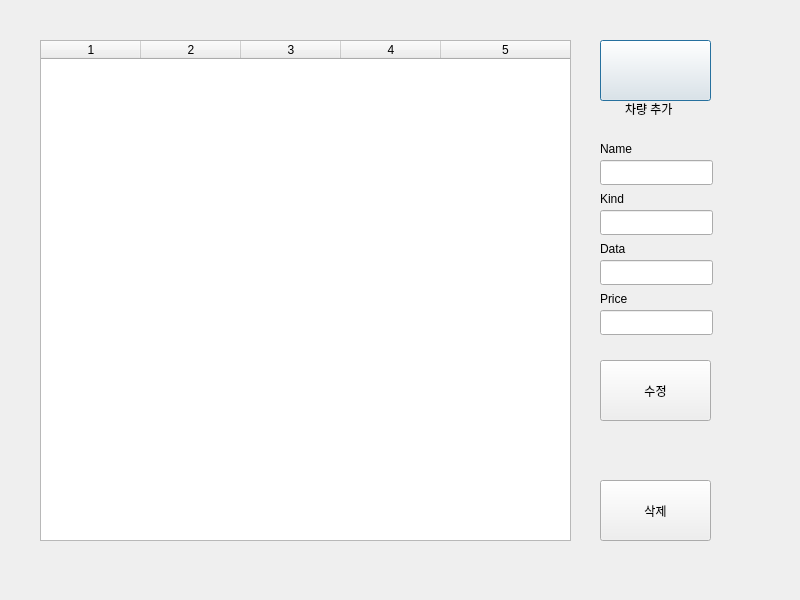
<?xml version="1.0" encoding="UTF-8"?>
<ui version="4.0">
 <class>set_car</class>
 <widget class="QDialog" name="set_car">
  <property name="geometry">
   <rect>
    <x>0</x>
    <y>0</y>
    <width>800</width>
    <height>600</height>
   </rect>
  </property>
  <property name="minimumSize">
   <size>
    <width>800</width>
    <height>600</height>
   </size>
  </property>
  <property name="maximumSize">
   <size>
    <width>800</width>
    <height>600</height>
   </size>
  </property>
  <property name="sizeIncrement">
   <size>
    <width>0</width>
    <height>0</height>
   </size>
  </property>
  <property name="windowTitle">
   <string>Dialog</string>
  </property>
  <widget class="QPushButton" name="add">
   <property name="geometry">
    <rect>
     <x>600</x>
     <y>40</y>
     <width>111</width>
     <height>61</height>
    </rect>
   </property>
   <property name="text">
    <string/>
   </property>
   <property name="icon">
    <iconset resource="image.qrc">
     <normaloff>:/new/image/image/car.png</normaloff>:/new/image/image/car.png</iconset>
   </property>
   <property name="iconSize">
    <size>
     <width>111</width>
     <height>61</height>
    </size>
   </property>
  </widget>
  <widget class="QLineEdit" name="name">
   <property name="geometry">
    <rect>
     <x>600</x>
     <y>160</y>
     <width>113</width>
     <height>25</height>
    </rect>
   </property>
  </widget>
  <widget class="QLineEdit" name="kind">
   <property name="geometry">
    <rect>
     <x>600</x>
     <y>210</y>
     <width>113</width>
     <height>25</height>
    </rect>
   </property>
  </widget>
  <widget class="QLineEdit" name="data">
   <property name="geometry">
    <rect>
     <x>600</x>
     <y>260</y>
     <width>113</width>
     <height>25</height>
    </rect>
   </property>
  </widget>
  <widget class="QLineEdit" name="price">
   <property name="geometry">
    <rect>
     <x>600</x>
     <y>310</y>
     <width>113</width>
     <height>25</height>
    </rect>
   </property>
  </widget>
  <widget class="QPushButton" name="remove">
   <property name="geometry">
    <rect>
     <x>600</x>
     <y>480</y>
     <width>111</width>
     <height>61</height>
    </rect>
   </property>
   <property name="text">
    <string>삭제</string>
   </property>
   <property name="icon">
    <iconset resource="image.qrc">
     <normaloff>:/new/image/image/delete.png</normaloff>:/new/image/image/delete.png</iconset>
   </property>
   <property name="iconSize">
    <size>
     <width>50</width>
     <height>50</height>
    </size>
   </property>
  </widget>
  <widget class="QPushButton" name="fix">
   <property name="geometry">
    <rect>
     <x>600</x>
     <y>360</y>
     <width>111</width>
     <height>61</height>
    </rect>
   </property>
   <property name="text">
    <string>수정</string>
   </property>
   <property name="icon">
    <iconset resource="image.qrc">
     <normaloff>:/new/image/image/correction.png</normaloff>:/new/image/image/correction.png</iconset>
   </property>
   <property name="iconSize">
    <size>
     <width>50</width>
     <height>50</height>
    </size>
   </property>
  </widget>
  <widget class="QTableWidget" name="list">
   <property name="geometry">
    <rect>
     <x>40</x>
     <y>40</y>
     <width>531</width>
     <height>501</height>
    </rect>
   </property>
   <property name="autoFillBackground">
    <bool>false</bool>
   </property>
   <attribute name="horizontalHeaderShowSortIndicator" stdset="0">
    <bool>false</bool>
   </attribute>
   <attribute name="horizontalHeaderStretchLastSection">
    <bool>true</bool>
   </attribute>
   <column>
    <property name="text">
     <string>1</string>
    </property>
   </column>
   <column>
    <property name="text">
     <string>2</string>
    </property>
   </column>
   <column>
    <property name="text">
     <string>3</string>
    </property>
   </column>
   <column>
    <property name="text">
     <string>4</string>
    </property>
   </column>
   <column>
    <property name="text">
     <string>5</string>
    </property>
   </column>
  </widget>
  <widget class="QLabel" name="label">
   <property name="geometry">
    <rect>
     <x>0</x>
     <y>0</y>
     <width>891</width>
     <height>601</height>
    </rect>
   </property>
   <property name="text">
    <string/>
   </property>
   <property name="pixmap">
    <pixmap resource="image.qrc">:/new/image/image/cars_background.jpg</pixmap>
   </property>
   <property name="scaledContents">
    <bool>true</bool>
   </property>
  </widget>
  <widget class="QLabel" name="label_2">
   <property name="geometry">
    <rect>
     <x>625</x>
     <y>100</y>
     <width>67</width>
     <height>17</height>
    </rect>
   </property>
   <property name="text">
    <string>차량 추가</string>
   </property>
  </widget>
  <widget class="QLabel" name="label_3">
   <property name="geometry">
    <rect>
     <x>600</x>
     <y>140</y>
     <width>67</width>
     <height>17</height>
    </rect>
   </property>
   <property name="text">
    <string>Name</string>
   </property>
  </widget>
  <widget class="QLabel" name="label_4">
   <property name="geometry">
    <rect>
     <x>600</x>
     <y>190</y>
     <width>67</width>
     <height>17</height>
    </rect>
   </property>
   <property name="text">
    <string>Kind</string>
   </property>
  </widget>
  <widget class="QLabel" name="label_5">
   <property name="geometry">
    <rect>
     <x>600</x>
     <y>240</y>
     <width>67</width>
     <height>17</height>
    </rect>
   </property>
   <property name="text">
    <string>Data</string>
   </property>
  </widget>
  <widget class="QLabel" name="label_6">
   <property name="geometry">
    <rect>
     <x>600</x>
     <y>290</y>
     <width>67</width>
     <height>17</height>
    </rect>
   </property>
   <property name="text">
    <string>Price</string>
   </property>
  </widget>
  <zorder>label</zorder>
  <zorder>add</zorder>
  <zorder>name</zorder>
  <zorder>kind</zorder>
  <zorder>data</zorder>
  <zorder>price</zorder>
  <zorder>remove</zorder>
  <zorder>fix</zorder>
  <zorder>list</zorder>
  <zorder>label_2</zorder>
  <zorder>label_3</zorder>
  <zorder>label_4</zorder>
  <zorder>label_5</zorder>
  <zorder>label_6</zorder>
 </widget>
 <tabstops>
  <tabstop>name</tabstop>
  <tabstop>kind</tabstop>
  <tabstop>data</tabstop>
  <tabstop>price</tabstop>
  <tabstop>fix</tabstop>
  <tabstop>remove</tabstop>
  <tabstop>list</tabstop>
  <tabstop>add</tabstop>
 </tabstops>
 <resources>
  <include location="image.qrc"/>
 </resources>
 <connections/>
</ui>
